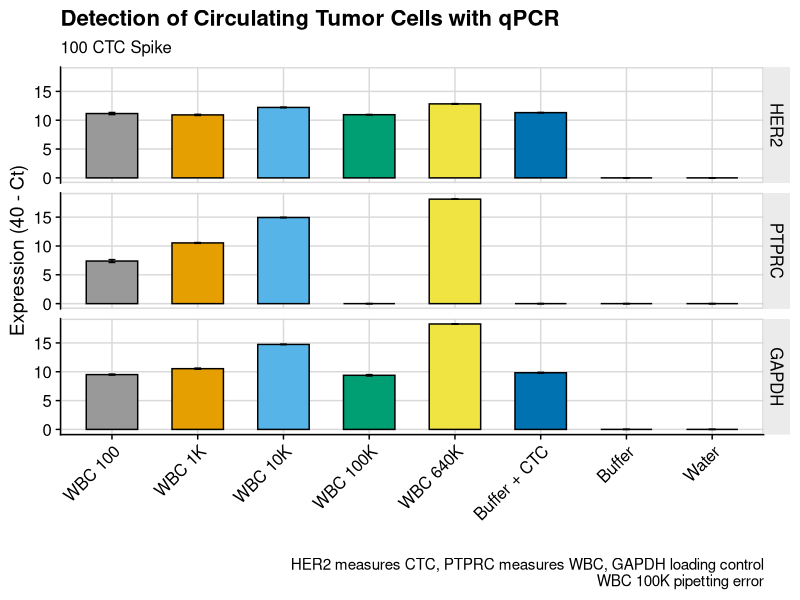

Recreate this plot in R. (Note: this script raises an error after producing the figure.)
library(tidyverse)
library(readxl)
library(cowplot)
library(ggsci)

# raw data contains wbc comparison and preservation runs
df <- read_xls('qpcr_1.xls', sheet='Results', skip=34) %>%
    select(Well, `Well Position`, `Sample Name`, `Target Name`, CT) %>%
    rename(well = Well, 
           position = `Well Position`, 
           sample = `Sample Name`,
           target = `Target Name`)

# compare signal of each gene with increasing white blood cells
wbc <- df %>%
    filter(well > 193) %>%
    filter(target != 'GYPA') %>%
    mutate(CT = recode(CT, 'Undetermined' = '40')) %>%
    mutate(CT = as.numeric(CT)) %>%
    group_by(sample, target) %>%
    summarize(mean_ct = mean(CT),
              sd_ct = sd(CT))

wbc$target <- factor(wbc$target, levels=c('HER2', 'PTPRC', 'GAPDH'))
wbc$sample <- factor(wbc$sample, levels=c('WBC 100', 'WBC 1K', 'WBC 10K', 'WBC 100K', 'WBC 640K', 'Washbuf + cells', 'Washbuf only', 'water blank'))

# colorblind 
cbPalette <- c("#999999", "#E69F00", "#56B4E9", "#009E73", "#F0E442", "#0072B2", "#D55E00", "#CC79A7")

p <- wbc %>%
    mutate(sample = recode(sample, 'Washbuf + cells' = 'Buffer + CTC',
                                   'Washbuf only' = 'Buffer',
                                   'water blank' = 'Water')) %>%
    ggplot(aes(x=sample, y=40 - mean_ct, fill=sample)) +
    geom_bar(stat='identity', width=0.6, color='black') +
    geom_errorbar(aes(ymin=40 - mean_ct - sd_ct, ymax=40 - mean_ct + sd_ct), width=0.08, size=0.5) +
    facet_grid(target~.) +
    theme(legend.position = 'none') +
    labs(title='Detection of Circulating Tumor Cells with qPCR', x='', caption='HER2 measures CTC, PTPRC measures WBC, GAPDH loading control\nWBC 100K pipetting error', y='Expression (40 - Ct)', subtitle='100 CTC Spike') +
    theme_half_open(14) +
    panel_border() +
    background_grid() + 
    theme(legend.position = 'none') +
    theme(strip.background = element_rect(fill='gray92')) + 
    theme(axis.text.x = element_text(angle=45, hjust=1)) +
    scale_fill_manual(values=cbPalette) 
   # scale_y_discrete(expand=c(0, 0))

write_csv(wbc, 'wbc_calc.csv')
ggsave('wbc.pdf', p, width=8)

# evaluate magnetic beads pre-treatment, measure effect on WBC background and target CTC signal
magbeads <- df %>%
    #filter(well < 193 | well %in% c('304', '306')) %>%
    filter(well < 193) %>%
    mutate(CT = recode(CT, 'Undetermined' = '40')) %>%
    mutate(CT = as.numeric(CT)) %>%
    mutate(timepoint = str_extract(sample, '\\d+')) %>%
    mutate(timepoint = replace_na(timepoint, 2)) %>%
    #mutate(timepoint = as.numeric(timepoint)) %>%
    mutate(name = ifelse(str_detect(sample, 'EDTA'), str_split_fixed(sample, ' ', n=2)[, 2], sample)) %>%
    mutate(name = recode(name, 'EDTA' = 'Baseline',
                               'EDTA-MB' = 'Magnetic Beads',
                               'EDTA no cells' = 'No CTC',
                               'cDNA blank' = 'cDNA Blank',
                               'lysis blank' = 'Lysis Blank')) %>%
    group_by(target, timepoint, name) %>%
    summarise(mean_ct = mean(CT), sd_ct = sd(CT))

magbeads$target <- factor(magbeads$target, levels=c('HER2', 'PTPRC', 'GYPA', 'GAPDH'))
magbeads$name <- factor(magbeads$name, levels=c('Baseline', 'Magnetic Beads', 'No CTC', 'cDNA Blank', 'Lysis Blank'))

# ignore gapdh 2hr errors
magbeads <- magbeads %>%
    mutate(sd_ct = replace(sd_ct, target == 'GAPDH' & timepoint == 2, 0))

p2 <- magbeads %>%
    ggplot(aes(x = name, y=40-mean_ct, fill=timepoint)) +
    geom_bar(stat='identity', position='dodge', color='black') +
    geom_errorbar(aes(ymin=40 - mean_ct - sd_ct, ymax=40 - mean_ct + sd_ct), width=0.2, size=0.5, position=position_dodge(0.9)) +
    facet_grid(.~target) +
    theme_half_open(14) +
    panel_border() +
    background_grid() +
    theme(strip.background = element_rect(fill='grey92')) +
    theme(legend.position = 'bottom') +
    labs(title='Magnetic Beads White Blood Cell Separation', x='', y='Expression (40 - Ct)', fill='Timepoint (hr)') +
    scale_fill_d3() +
    theme(axis.text.x = element_text(angle=45, hjust=1)) 

write_csv(magbeads, 'magbeads_calc.csv')
ggsave('magbeads.pdf', p2, width=12, height=8)
